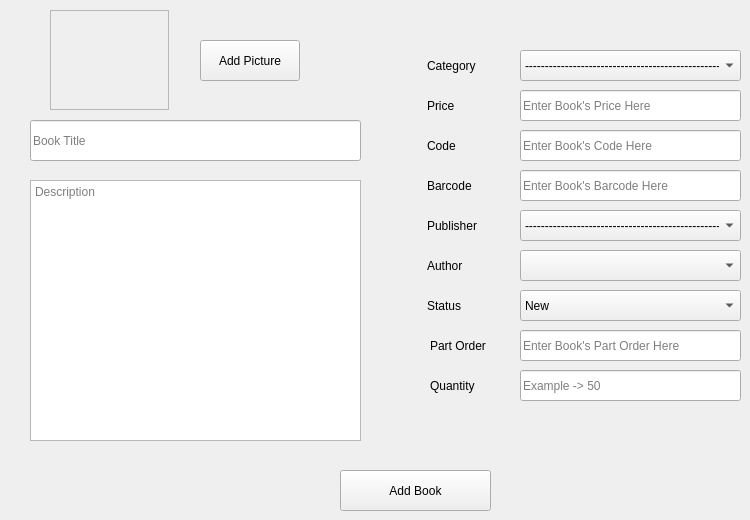
           <widget class="QWidget" name="tab_16">
            <attribute name="title">
             <string>Add New Book</string>
            </attribute>
            <widget class="QLabel" name="label_2">
             <property name="geometry">
              <rect>
               <x>427</x>
               <y>50</y>
               <width>71</width>
               <height>31</height>
              </rect>
             </property>
             <property name="text">
              <string>Category</string>
             </property>
            </widget>
            <widget class="QLabel" name="label_3">
             <property name="geometry">
              <rect>
               <x>427</x>
               <y>90</y>
               <width>71</width>
               <height>31</height>
              </rect>
             </property>
             <property name="text">
              <string>Price</string>
             </property>
            </widget>
            <widget class="QLabel" name="label_4">
             <property name="geometry">
              <rect>
               <x>427</x>
               <y>130</y>
               <width>71</width>
               <height>31</height>
              </rect>
             </property>
             <property name="text">
              <string>Code</string>
             </property>
            </widget>
            <widget class="QLabel" name="label_5">
             <property name="geometry">
              <rect>
               <x>427</x>
               <y>210</y>
               <width>71</width>
               <height>31</height>
              </rect>
             </property>
             <property name="text">
              <string>Publisher</string>
             </property>
            </widget>
            <widget class="QLabel" name="label_6">
             <property name="geometry">
              <rect>
               <x>427</x>
               <y>250</y>
               <width>71</width>
               <height>31</height>
              </rect>
             </property>
             <property name="text">
              <string>Author</string>
             </property>
            </widget>
            <widget class="QLabel" name="label_7">
             <property name="geometry">
              <rect>
               <x>427</x>
               <y>290</y>
               <width>71</width>
               <height>31</height>
              </rect>
             </property>
             <property name="text">
              <string>Status</string>
             </property>
            </widget>
            <widget class="QLabel" name="label_8">
             <property name="geometry">
              <rect>
               <x>430</x>
               <y>330</y>
               <width>81</width>
               <height>31</height>
              </rect>
             </property>
             <property name="text">
              <string>Part Order</string>
             </property>
            </widget>
            <widget class="QComboBox" name="comboBox_4">
             <property name="geometry">
              <rect>
               <x>520</x>
               <y>50</y>
               <width>221</width>
               <height>31</height>
              </rect>
             </property>
             <property name="currentText">
              <string>--------------------------------------------------</string>
             </property>
             <item>
              <property name="text">
               <string>--------------------------------------------------</string>
              </property>
             </item>
            </widget>
            <widget class="QComboBox" name="comboBox_6">
             <property name="geometry">
              <rect>
               <x>520</x>
               <y>250</y>
               <width>221</width>
               <height>31</height>
              </rect>
             </property>
            </widget>
            <widget class="QComboBox" name="comboBox_7">
             <property name="geometry">
              <rect>
               <x>520</x>
               <y>290</y>
               <width>221</width>
               <height>31</height>
              </rect>
             </property>
             <item>
              <property name="text">
               <string>New</string>
              </property>
             </item>
             <item>
              <property name="text">
               <string>Used</string>
              </property>
             </item>
             <item>
              <property name="text">
               <string>Damaged</string>
              </property>
             </item>
            </widget>
            <widget class="QComboBox" name="comboBox_8">
             <property name="geometry">
              <rect>
               <x>520</x>
               <y>210</y>
               <width>221</width>
               <height>31</height>
              </rect>
             </property>
             <property name="currentText">
              <string>--------------------------------------------------</string>
             </property>
             <item>
              <property name="text">
               <string>--------------------------------------------------</string>
              </property>
             </item>
            </widget>
            <widget class="QPushButton" name="pushButton_13">
             <property name="enabled">
              <bool>true</bool>
             </property>
             <property name="geometry">
              <rect>
               <x>340</x>
               <y>470</y>
               <width>151</width>
               <height>41</height>
              </rect>
             </property>
             <property name="sizePolicy">
              <sizepolicy hsizetype="Minimum" vsizetype="Fixed">
               <horstretch>46</horstretch>
               <verstretch>21</verstretch>
              </sizepolicy>
             </property>
             <property name="baseSize">
              <size>
               <width>39</width>
               <height>61</height>
              </size>
             </property>
             <property name="text">
              <string>Add Book</string>
             </property>
            </widget>
            <widget class="QLineEdit" name="lineEdit_6">
             <property name="geometry">
              <rect>
               <x>30</x>
               <y>120</y>
               <width>331</width>
               <height>41</height>
              </rect>
             </property>
             <property name="placeholderText">
              <string>Book Title</string>
             </property>
            </widget>
            <widget class="QLineEdit" name="lineEdit_11">
             <property name="geometry">
              <rect>
               <x>520</x>
               <y>90</y>
               <width>221</width>
               <height>31</height>
              </rect>
             </property>
             <property name="placeholderText">
              <string>Enter Book's Price Here</string>
             </property>
            </widget>
            <widget class="QTextEdit" name="textEdit">
             <property name="geometry">
              <rect>
               <x>30</x>
               <y>180</y>
               <width>331</width>
               <height>261</height>
              </rect>
             </property>
             <property name="placeholderText">
              <string>Description</string>
             </property>
            </widget>
            <widget class="QLineEdit" name="lineEdit_47">
             <property name="geometry">
              <rect>
               <x>520</x>
               <y>130</y>
               <width>221</width>
               <height>31</height>
              </rect>
             </property>
             <property name="placeholderText">
              <string>Enter Book's Code Here</string>
             </property>
            </widget>
            <widget class="QLineEdit" name="lineEdit_49">
             <property name="geometry">
              <rect>
               <x>520</x>
               <y>170</y>
               <width>221</width>
               <height>31</height>
              </rect>
             </property>
             <property name="placeholderText">
              <string>Enter Book's Barcode Here</string>
             </property>
            </widget>
            <widget class="QLabel" name="label_87">
             <property name="geometry">
              <rect>
               <x>427</x>
               <y>170</y>
               <width>71</width>
               <height>31</height>
              </rect>
             </property>
             <property name="text">
              <string>Barcode</string>
             </property>
            </widget>
            <widget class="QLineEdit" name="lineEdit_50">
             <property name="geometry">
              <rect>
               <x>520</x>
               <y>330</y>
               <width>221</width>
               <height>31</height>
              </rect>
             </property>
             <property name="placeholderText">
              <string>Enter Book's Part Order Here</string>
             </property>
            </widget>
            <widget class="QLabel" name="label_17">
             <property name="geometry">
              <rect>
               <x>430</x>
               <y>370</y>
               <width>81</width>
               <height>31</height>
              </rect>
             </property>
             <property name="text">
              <string>Quantity</string>
             </property>
            </widget>
            <widget class="QLineEdit" name="lineEdit_54">
             <property name="geometry">
              <rect>
               <x>520</x>
               <y>370</y>
               <width>221</width>
               <height>31</height>
              </rect>
             </property>
             <property name="placeholderText">
              <string>Example -&gt; 50</string>
             </property>
            </widget>
            <widget class="QLabel" name="label_19">
             <property name="geometry">
              <rect>
               <x>50</x>
               <y>10</y>
               <width>119</width>
               <height>100</height>
              </rect>
             </property>
             <property name="sizePolicy">
              <sizepolicy hsizetype="Fixed" vsizetype="Fixed">
               <horstretch>0</horstretch>
               <verstretch>0</verstretch>
              </sizepolicy>
             </property>
             <property name="styleSheet">
              <string notr="true"/>
             </property>
             <property name="frameShape">
              <enum>QFrame::Box</enum>
             </property>
             <property name="frameShadow">
              <enum>QFrame::Sunken</enum>
             </property>
             <property name="lineWidth">
              <number>0</number>
             </property>
             <property name="midLineWidth">
              <number>1</number>
             </property>
             <property name="text">
              <string/>
             </property>
             <property name="scaledContents">
              <bool>false</bool>
             </property>
             <property name="alignment">
              <set>Qt::AlignCenter</set>
             </property>
            </widget>
            <widget class="QPushButton" name="pushButton_17">
             <property name="enabled">
              <bool>true</bool>
             </property>
             <property name="geometry">
              <rect>
               <x>200</x>
               <y>40</y>
               <width>100</width>
               <height>41</height>
              </rect>
             </property>
             <property name="sizePolicy">
              <sizepolicy hsizetype="Minimum" vsizetype="Fixed">
               <horstretch>46</horstretch>
               <verstretch>21</verstretch>
              </sizepolicy>
             </property>
             <property name="baseSize">
              <size>
               <width>39</width>
               <height>61</height>
              </size>
             </property>
             <property name="text">
              <string>Add Picture</string>
             </property>
            </widget>
           </widget>
